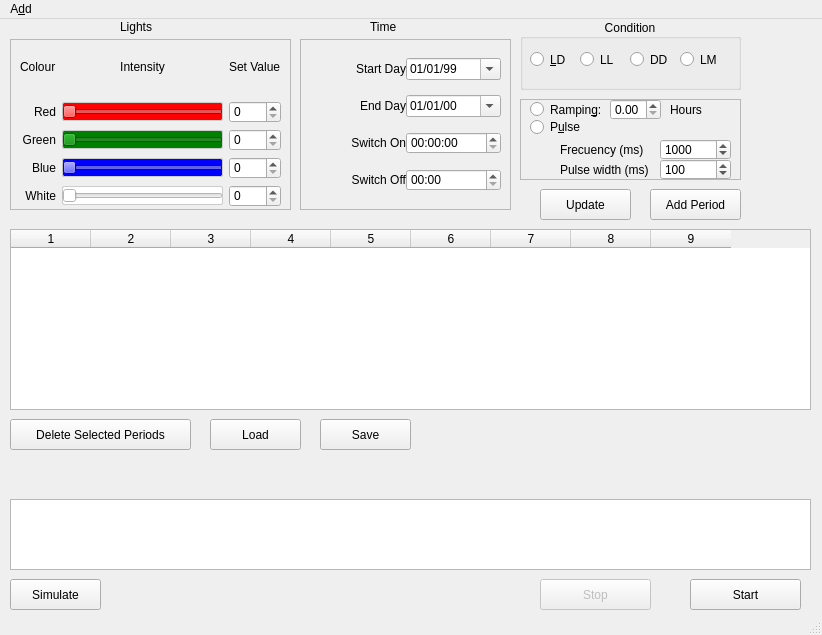
<?xml version="1.0" encoding="UTF-8"?>
<ui version="4.0">
 <class>MainWindow</class>
 <widget class="QMainWindow" name="MainWindow">
  <property name="geometry">
   <rect>
    <x>0</x>
    <y>0</y>
    <width>822</width>
    <height>635</height>
   </rect>
  </property>
  <property name="windowTitle">
   <string>MainWindow</string>
  </property>
  <property name="styleSheet">
   <string notr="true">#horizontalSlider{
     background: red;
  	padding: 1px;
	border-radius: 2px;
	border: 1px solid #ccc;
	
 }
#horizontalSlider_2{
     background: Green;
  	padding: 1px;
	border-radius: 2px;
	border: 1px solid #ccc;
 }
#horizontalSlider_3{
     background: Blue;
  	padding: 1px;
	border-radius: 2px;
	border: 1px solid #ccc;
 }

#horizontalSlider_4{
     background: white;
  	padding: 1px;
	border-radius: 2px;
	border: 1px solid #ccc;
 }

</string>
  </property>
  <widget class="QWidget" name="centralwidget">
   <widget class="QPushButton" name="buttonAddPeriod">
    <property name="geometry">
     <rect>
      <x>650</x>
      <y>170</y>
      <width>91</width>
      <height>31</height>
     </rect>
    </property>
    <property name="text">
     <string>Add Period</string>
    </property>
   </widget>
   <widget class="QPushButton" name="buttonStart">
    <property name="geometry">
     <rect>
      <x>690</x>
      <y>560</y>
      <width>111</width>
      <height>31</height>
     </rect>
    </property>
    <property name="text">
     <string>Start</string>
    </property>
    <property name="autoDefault">
     <bool>false</bool>
    </property>
    <property name="default">
     <bool>false</bool>
    </property>
    <property name="flat">
     <bool>false</bool>
    </property>
   </widget>
   <widget class="QPushButton" name="buttonSave">
    <property name="geometry">
     <rect>
      <x>320</x>
      <y>400</y>
      <width>91</width>
      <height>31</height>
     </rect>
    </property>
    <property name="text">
     <string>Save</string>
    </property>
   </widget>
   <widget class="QTableWidget" name="tableWidget">
    <property name="geometry">
     <rect>
      <x>10</x>
      <y>210</y>
      <width>801</width>
      <height>181</height>
     </rect>
    </property>
    <property name="alternatingRowColors">
     <bool>true</bool>
    </property>
    <property name="selectionBehavior">
     <enum>QAbstractItemView::SelectRows</enum>
    </property>
    <property name="rowCount">
     <number>0</number>
    </property>
    <property name="columnCount">
     <number>9</number>
    </property>
    <attribute name="horizontalHeaderDefaultSectionSize">
     <number>80</number>
    </attribute>
    <attribute name="verticalHeaderVisible">
     <bool>true</bool>
    </attribute>
    <column/>
    <column/>
    <column/>
    <column/>
    <column/>
    <column/>
    <column/>
    <column/>
    <column/>
   </widget>
   <widget class="QGraphicsView" name="graphicsView">
    <property name="geometry">
     <rect>
      <x>10</x>
      <y>480</y>
      <width>801</width>
      <height>71</height>
     </rect>
    </property>
   </widget>
   <widget class="QPushButton" name="buttonLoad">
    <property name="geometry">
     <rect>
      <x>210</x>
      <y>400</y>
      <width>91</width>
      <height>31</height>
     </rect>
    </property>
    <property name="text">
     <string>Load</string>
    </property>
   </widget>
   <widget class="QGroupBox" name="groupBox">
    <property name="enabled">
     <bool>true</bool>
    </property>
    <property name="geometry">
     <rect>
      <x>520</x>
      <y>0</y>
      <width>221</width>
      <height>71</height>
     </rect>
    </property>
    <property name="title">
     <string>Condition</string>
    </property>
    <property name="alignment">
     <set>Qt::AlignCenter</set>
    </property>
    <property name="flat">
     <bool>false</bool>
    </property>
    <property name="checkable">
     <bool>false</bool>
    </property>
    <widget class="QRadioButton" name="radioButton">
     <property name="geometry">
      <rect>
       <x>10</x>
       <y>30</y>
       <width>41</width>
       <height>21</height>
      </rect>
     </property>
     <property name="text">
      <string>&amp;LD</string>
     </property>
    </widget>
    <widget class="QRadioButton" name="radioButton_2">
     <property name="geometry">
      <rect>
       <x>60</x>
       <y>30</y>
       <width>41</width>
       <height>21</height>
      </rect>
     </property>
     <property name="text">
      <string>LL</string>
     </property>
    </widget>
    <widget class="QRadioButton" name="radioButton_3">
     <property name="geometry">
      <rect>
       <x>110</x>
       <y>30</y>
       <width>51</width>
       <height>21</height>
      </rect>
     </property>
     <property name="text">
      <string>DD</string>
     </property>
    </widget>
    <widget class="QRadioButton" name="radioButton_6">
     <property name="geometry">
      <rect>
       <x>160</x>
       <y>30</y>
       <width>41</width>
       <height>21</height>
      </rect>
     </property>
     <property name="text">
      <string>LM</string>
     </property>
    </widget>
   </widget>
   <widget class="QLabel" name="label">
    <property name="geometry">
     <rect>
      <x>280</x>
      <y>450</y>
      <width>191</width>
      <height>21</height>
     </rect>
    </property>
    <property name="text">
     <string/>
    </property>
   </widget>
   <widget class="QPushButton" name="buttonDel">
    <property name="geometry">
     <rect>
      <x>10</x>
      <y>400</y>
      <width>181</width>
      <height>31</height>
     </rect>
    </property>
    <property name="text">
     <string>Delete Selected Periods</string>
    </property>
   </widget>
   <widget class="QPushButton" name="buttonStop">
    <property name="enabled">
     <bool>false</bool>
    </property>
    <property name="geometry">
     <rect>
      <x>540</x>
      <y>560</y>
      <width>111</width>
      <height>31</height>
     </rect>
    </property>
    <property name="text">
     <string>Stop</string>
    </property>
   </widget>
   <widget class="QPushButton" name="buttonSim">
    <property name="geometry">
     <rect>
      <x>10</x>
      <y>560</y>
      <width>91</width>
      <height>31</height>
     </rect>
    </property>
    <property name="text">
     <string>Simulate</string>
    </property>
   </widget>
   <widget class="QPushButton" name="buttonUpdate">
    <property name="geometry">
     <rect>
      <x>540</x>
      <y>170</y>
      <width>91</width>
      <height>31</height>
     </rect>
    </property>
    <property name="text">
     <string>Update</string>
    </property>
   </widget>
   <widget class="QDoubleSpinBox" name="doubleSpinBox">
    <property name="geometry">
     <rect>
      <x>610</x>
      <y>80</y>
      <width>51</width>
      <height>21</height>
     </rect>
    </property>
   </widget>
   <widget class="QLabel" name="label_13">
    <property name="geometry">
     <rect>
      <x>670</x>
      <y>80</y>
      <width>41</width>
      <height>21</height>
     </rect>
    </property>
    <property name="text">
     <string>Hours </string>
    </property>
   </widget>
   <widget class="QRadioButton" name="radioButton_4">
    <property name="geometry">
     <rect>
      <x>530</x>
      <y>80</y>
      <width>81</width>
      <height>21</height>
     </rect>
    </property>
    <property name="text">
     <string>Rampin&amp;g:</string>
    </property>
   </widget>
   <widget class="QRadioButton" name="radioButton_5">
    <property name="geometry">
     <rect>
      <x>530</x>
      <y>100</y>
      <width>61</width>
      <height>16</height>
     </rect>
    </property>
    <property name="text">
     <string>P&amp;ulse</string>
    </property>
   </widget>
   <widget class="QSpinBox" name="spinBox_5">
    <property name="geometry">
     <rect>
      <x>660</x>
      <y>120</y>
      <width>71</width>
      <height>21</height>
     </rect>
    </property>
    <property name="maximum">
     <number>100000000</number>
    </property>
    <property name="value">
     <number>1000</number>
    </property>
   </widget>
   <widget class="QSpinBox" name="spinBox_6">
    <property name="geometry">
     <rect>
      <x>660</x>
      <y>140</y>
      <width>71</width>
      <height>21</height>
     </rect>
    </property>
    <property name="maximum">
     <number>1000000000</number>
    </property>
    <property name="value">
     <number>100</number>
    </property>
   </widget>
   <widget class="QLabel" name="label_14">
    <property name="geometry">
     <rect>
      <x>560</x>
      <y>120</y>
      <width>91</width>
      <height>21</height>
     </rect>
    </property>
    <property name="text">
     <string>Frecuency (ms)</string>
    </property>
   </widget>
   <widget class="QLabel" name="label_15">
    <property name="geometry">
     <rect>
      <x>560</x>
      <y>140</y>
      <width>101</width>
      <height>21</height>
     </rect>
    </property>
    <property name="text">
     <string>Pulse width (ms)</string>
    </property>
   </widget>
   <widget class="QFrame" name="frame">
    <property name="geometry">
     <rect>
      <x>520</x>
      <y>80</y>
      <width>221</width>
      <height>81</height>
     </rect>
    </property>
    <property name="frameShape">
     <enum>QFrame::StyledPanel</enum>
    </property>
    <property name="frameShadow">
     <enum>QFrame::Sunken</enum>
    </property>
   </widget>
   <widget class="QFrame" name="frame_2">
    <property name="geometry">
     <rect>
      <x>300</x>
      <y>20</y>
      <width>211</width>
      <height>171</height>
     </rect>
    </property>
    <property name="frameShape">
     <enum>QFrame::StyledPanel</enum>
    </property>
    <property name="frameShadow">
     <enum>QFrame::Raised</enum>
    </property>
    <widget class="QWidget" name="gridLayoutWidget_2">
     <property name="geometry">
      <rect>
       <x>10</x>
       <y>10</y>
       <width>191</width>
       <height>151</height>
      </rect>
     </property>
     <layout class="QGridLayout" name="gridLayout_2">
      <property name="horizontalSpacing">
       <number>0</number>
      </property>
      <item row="3" column="1">
       <widget class="QTimeEdit" name="timeEdit_2">
        <property name="locale">
         <locale language="English" country="Germany"/>
        </property>
        <property name="displayFormat">
         <string notr="true">HH:mm</string>
        </property>
       </widget>
      </item>
      <item row="1" column="1">
       <widget class="QDateTimeEdit" name="dateTimeEdit_2">
        <property name="displayFormat">
         <string>dd/MM/yy</string>
        </property>
        <property name="calendarPopup">
         <bool>true</bool>
        </property>
       </widget>
      </item>
      <item row="2" column="0" alignment="Qt::AlignRight|Qt::AlignVCenter">
       <widget class="QLabel" name="label_6">
        <property name="text">
         <string>Switch On</string>
        </property>
        <property name="alignment">
         <set>Qt::AlignRight|Qt::AlignTrailing|Qt::AlignVCenter</set>
        </property>
        <property name="margin">
         <number>5</number>
        </property>
       </widget>
      </item>
      <item row="3" column="0" alignment="Qt::AlignRight|Qt::AlignVCenter">
       <widget class="QLabel" name="label_7">
        <property name="text">
         <string>Switch Off</string>
        </property>
        <property name="alignment">
         <set>Qt::AlignRight|Qt::AlignTrailing|Qt::AlignVCenter</set>
        </property>
        <property name="margin">
         <number>5</number>
        </property>
       </widget>
      </item>
      <item row="2" column="1">
       <widget class="QTimeEdit" name="timeEdit"/>
      </item>
      <item row="1" column="0" alignment="Qt::AlignRight|Qt::AlignVCenter">
       <widget class="QLabel" name="label_9">
        <property name="text">
         <string>End Day</string>
        </property>
        <property name="alignment">
         <set>Qt::AlignRight|Qt::AlignTrailing|Qt::AlignVCenter</set>
        </property>
        <property name="margin">
         <number>5</number>
        </property>
       </widget>
      </item>
      <item row="0" column="1">
       <widget class="QDateTimeEdit" name="dateTimeEdit">
        <property name="minimumSize">
         <size>
          <width>30</width>
          <height>0</height>
         </size>
        </property>
        <property name="date">
         <date>
          <year>1999</year>
          <month>1</month>
          <day>1</day>
         </date>
        </property>
        <property name="maximumDateTime">
         <datetime>
          <hour>23</hour>
          <minute>59</minute>
          <second>59</second>
          <year>7999</year>
          <month>12</month>
          <day>31</day>
         </datetime>
        </property>
        <property name="minimumDateTime">
         <datetime>
          <hour>0</hour>
          <minute>0</minute>
          <second>0</second>
          <year>1752</year>
          <month>9</month>
          <day>14</day>
         </datetime>
        </property>
        <property name="currentSection">
         <enum>QDateTimeEdit::DaySection</enum>
        </property>
        <property name="displayFormat">
         <string>dd/MM/yy</string>
        </property>
        <property name="calendarPopup">
         <bool>true</bool>
        </property>
       </widget>
      </item>
      <item row="0" column="0">
       <widget class="QLabel" name="label_8">
        <property name="styleSheet">
         <string notr="true"/>
        </property>
        <property name="text">
         <string>Start Day</string>
        </property>
        <property name="alignment">
         <set>Qt::AlignRight|Qt::AlignTrailing|Qt::AlignVCenter</set>
        </property>
        <property name="margin">
         <number>5</number>
        </property>
       </widget>
      </item>
     </layout>
    </widget>
   </widget>
   <widget class="QFrame" name="frame_3">
    <property name="geometry">
     <rect>
      <x>10</x>
      <y>20</y>
      <width>281</width>
      <height>171</height>
     </rect>
    </property>
    <property name="frameShape">
     <enum>QFrame::StyledPanel</enum>
    </property>
    <property name="frameShadow">
     <enum>QFrame::Raised</enum>
    </property>
    <widget class="QWidget" name="gridLayoutWidget">
     <property name="geometry">
      <rect>
       <x>10</x>
       <y>0</y>
       <width>261</width>
       <height>168</height>
      </rect>
     </property>
     <layout class="QGridLayout" name="gridLayout">
      <item row="7" column="5">
       <widget class="QSlider" name="horizontalSlider_3">
        <property name="maximum">
         <number>255</number>
        </property>
        <property name="orientation">
         <enum>Qt::Horizontal</enum>
        </property>
       </widget>
      </item>
      <item row="3" column="5">
       <widget class="QSlider" name="horizontalSlider">
        <property name="enabled">
         <bool>true</bool>
        </property>
        <property name="styleSheet">
         <string notr="true"/>
        </property>
        <property name="maximum">
         <number>255</number>
        </property>
        <property name="orientation">
         <enum>Qt::Horizontal</enum>
        </property>
        <property name="tickPosition">
         <enum>QSlider::NoTicks</enum>
        </property>
       </widget>
      </item>
      <item row="5" column="4">
       <widget class="QLabel" name="label_3">
        <property name="text">
         <string>Green</string>
        </property>
        <property name="alignment">
         <set>Qt::AlignRight|Qt::AlignTrailing|Qt::AlignVCenter</set>
        </property>
        <property name="margin">
         <number>5</number>
        </property>
       </widget>
      </item>
      <item row="7" column="4">
       <widget class="QLabel" name="label_4">
        <property name="text">
         <string>Blue</string>
        </property>
        <property name="alignment">
         <set>Qt::AlignRight|Qt::AlignTrailing|Qt::AlignVCenter</set>
        </property>
        <property name="margin">
         <number>5</number>
        </property>
       </widget>
      </item>
      <item row="5" column="5">
       <widget class="QSlider" name="horizontalSlider_2">
        <property name="maximum">
         <number>255</number>
        </property>
        <property name="orientation">
         <enum>Qt::Horizontal</enum>
        </property>
       </widget>
      </item>
      <item row="0" column="5" alignment="Qt::AlignHCenter">
       <widget class="QLabel" name="label_11">
        <property name="text">
         <string>Intensity</string>
        </property>
        <property name="alignment">
         <set>Qt::AlignCenter</set>
        </property>
       </widget>
      </item>
      <item row="5" column="7">
       <widget class="QSpinBox" name="spinBox_2">
        <property name="maximum">
         <number>255</number>
        </property>
       </widget>
      </item>
      <item row="8" column="7">
       <widget class="QSpinBox" name="spinBox_4">
        <property name="maximum">
         <number>255</number>
        </property>
       </widget>
      </item>
      <item row="8" column="5">
       <widget class="QSlider" name="horizontalSlider_4">
        <property name="maximum">
         <number>255</number>
        </property>
        <property name="orientation">
         <enum>Qt::Horizontal</enum>
        </property>
       </widget>
      </item>
      <item row="0" column="4">
       <widget class="QLabel" name="label_10">
        <property name="text">
         <string>Colour</string>
        </property>
       </widget>
      </item>
      <item row="8" column="4">
       <widget class="QLabel" name="label_5">
        <property name="text">
         <string>White</string>
        </property>
        <property name="alignment">
         <set>Qt::AlignRight|Qt::AlignTrailing|Qt::AlignVCenter</set>
        </property>
        <property name="margin">
         <number>5</number>
        </property>
       </widget>
      </item>
      <item row="7" column="7">
       <widget class="QSpinBox" name="spinBox_3">
        <property name="maximum">
         <number>255</number>
        </property>
       </widget>
      </item>
      <item row="0" column="7">
       <widget class="QLabel" name="label_12">
        <property name="text">
         <string>Set Value</string>
        </property>
       </widget>
      </item>
      <item row="3" column="4">
       <widget class="QLabel" name="label_2">
        <property name="text">
         <string>Red</string>
        </property>
        <property name="alignment">
         <set>Qt::AlignRight|Qt::AlignTrailing|Qt::AlignVCenter</set>
        </property>
        <property name="margin">
         <number>5</number>
        </property>
       </widget>
      </item>
      <item row="3" column="7">
       <widget class="QSpinBox" name="spinBox">
        <property name="maximum">
         <number>255</number>
        </property>
       </widget>
      </item>
     </layout>
    </widget>
   </widget>
   <widget class="QLabel" name="label_16">
    <property name="geometry">
     <rect>
      <x>120</x>
      <y>0</y>
      <width>58</width>
      <height>16</height>
     </rect>
    </property>
    <property name="text">
     <string>Lights</string>
    </property>
   </widget>
   <widget class="QLabel" name="label_17">
    <property name="geometry">
     <rect>
      <x>370</x>
      <y>0</y>
      <width>58</width>
      <height>16</height>
     </rect>
    </property>
    <property name="text">
     <string>Time</string>
    </property>
   </widget>
   <zorder>frame_3</zorder>
   <zorder>frame_2</zorder>
   <zorder>frame</zorder>
   <zorder>buttonAddPeriod</zorder>
   <zorder>buttonStart</zorder>
   <zorder>buttonSave</zorder>
   <zorder>tableWidget</zorder>
   <zorder>graphicsView</zorder>
   <zorder>buttonLoad</zorder>
   <zorder>groupBox</zorder>
   <zorder>label</zorder>
   <zorder>buttonDel</zorder>
   <zorder>buttonStop</zorder>
   <zorder>buttonSim</zorder>
   <zorder>buttonUpdate</zorder>
   <zorder>doubleSpinBox</zorder>
   <zorder>label_13</zorder>
   <zorder>radioButton_4</zorder>
   <zorder>radioButton_5</zorder>
   <zorder>spinBox_5</zorder>
   <zorder>spinBox_6</zorder>
   <zorder>label_14</zorder>
   <zorder>label_15</zorder>
   <zorder>label_16</zorder>
   <zorder>label_17</zorder>
  </widget>
  <widget class="QMenuBar" name="menubar">
   <property name="geometry">
    <rect>
     <x>0</x>
     <y>0</y>
     <width>822</width>
     <height>21</height>
    </rect>
   </property>
   <widget class="QMenu" name="menuPreferences">
    <property name="title">
     <string>A&amp;dd</string>
    </property>
    <addaction name="actionAdd_new_incubator"/>
   </widget>
   <addaction name="menuPreferences"/>
  </widget>
  <widget class="QStatusBar" name="statusbar"/>
  <action name="actionAdd_new_incubator">
   <property name="text">
    <string>&amp;Add new incubator</string>
   </property>
  </action>
 </widget>
 <resources/>
 <connections>
  <connection>
   <sender>horizontalSlider</sender>
   <signal>valueChanged(int)</signal>
   <receiver>spinBox</receiver>
   <slot>setValue(int)</slot>
   <hints>
    <hint type="sourcelabel">
     <x>125</x>
     <y>146</y>
    </hint>
    <hint type="destinationlabel">
     <x>206</x>
     <y>190</y>
    </hint>
   </hints>
  </connection>
  <connection>
   <sender>horizontalSlider_2</sender>
   <signal>valueChanged(int)</signal>
   <receiver>spinBox_2</receiver>
   <slot>setValue(int)</slot>
   <hints>
    <hint type="sourcelabel">
     <x>133</x>
     <y>154</y>
    </hint>
    <hint type="destinationlabel">
     <x>243</x>
     <y>154</y>
    </hint>
   </hints>
  </connection>
  <connection>
   <sender>spinBox</sender>
   <signal>valueChanged(int)</signal>
   <receiver>horizontalSlider</receiver>
   <slot>setValue(int)</slot>
   <hints>
    <hint type="sourcelabel">
     <x>243</x>
     <y>121</y>
    </hint>
    <hint type="destinationlabel">
     <x>133</x>
     <y>121</y>
    </hint>
   </hints>
  </connection>
  <connection>
   <sender>horizontalSlider_3</sender>
   <signal>valueChanged(int)</signal>
   <receiver>spinBox_3</receiver>
   <slot>setValue(int)</slot>
   <hints>
    <hint type="sourcelabel">
     <x>133</x>
     <y>187</y>
    </hint>
    <hint type="destinationlabel">
     <x>243</x>
     <y>187</y>
    </hint>
   </hints>
  </connection>
  <connection>
   <sender>horizontalSlider_4</sender>
   <signal>valueChanged(int)</signal>
   <receiver>spinBox_4</receiver>
   <slot>setValue(int)</slot>
   <hints>
    <hint type="sourcelabel">
     <x>133</x>
     <y>220</y>
    </hint>
    <hint type="destinationlabel">
     <x>243</x>
     <y>220</y>
    </hint>
   </hints>
  </connection>
  <connection>
   <sender>spinBox_2</sender>
   <signal>valueChanged(int)</signal>
   <receiver>horizontalSlider_2</receiver>
   <slot>setValue(int)</slot>
   <hints>
    <hint type="sourcelabel">
     <x>243</x>
     <y>154</y>
    </hint>
    <hint type="destinationlabel">
     <x>133</x>
     <y>154</y>
    </hint>
   </hints>
  </connection>
  <connection>
   <sender>spinBox_3</sender>
   <signal>valueChanged(int)</signal>
   <receiver>horizontalSlider_3</receiver>
   <slot>setValue(int)</slot>
   <hints>
    <hint type="sourcelabel">
     <x>243</x>
     <y>187</y>
    </hint>
    <hint type="destinationlabel">
     <x>133</x>
     <y>187</y>
    </hint>
   </hints>
  </connection>
  <connection>
   <sender>spinBox_4</sender>
   <signal>valueChanged(int)</signal>
   <receiver>horizontalSlider_4</receiver>
   <slot>setValue(int)</slot>
   <hints>
    <hint type="sourcelabel">
     <x>243</x>
     <y>220</y>
    </hint>
    <hint type="destinationlabel">
     <x>133</x>
     <y>220</y>
    </hint>
   </hints>
  </connection>
  <connection>
   <sender>radioButton_2</sender>
   <signal>clicked()</signal>
   <receiver>timeEdit</receiver>
   <slot>hide()</slot>
   <hints>
    <hint type="sourcelabel">
     <x>165</x>
     <y>223</y>
    </hint>
    <hint type="destinationlabel">
     <x>464</x>
     <y>146</y>
    </hint>
   </hints>
  </connection>
  <connection>
   <sender>radioButton_2</sender>
   <signal>clicked()</signal>
   <receiver>timeEdit_2</receiver>
   <slot>hide()</slot>
   <hints>
    <hint type="sourcelabel">
     <x>165</x>
     <y>223</y>
    </hint>
    <hint type="destinationlabel">
     <x>464</x>
     <y>183</y>
    </hint>
   </hints>
  </connection>
  <connection>
   <sender>radioButton_3</sender>
   <signal>clicked()</signal>
   <receiver>timeEdit</receiver>
   <slot>hide()</slot>
   <hints>
    <hint type="sourcelabel">
     <x>285</x>
     <y>223</y>
    </hint>
    <hint type="destinationlabel">
     <x>464</x>
     <y>146</y>
    </hint>
   </hints>
  </connection>
  <connection>
   <sender>radioButton_3</sender>
   <signal>clicked()</signal>
   <receiver>timeEdit_2</receiver>
   <slot>hide()</slot>
   <hints>
    <hint type="sourcelabel">
     <x>285</x>
     <y>223</y>
    </hint>
    <hint type="destinationlabel">
     <x>464</x>
     <y>183</y>
    </hint>
   </hints>
  </connection>
  <connection>
   <sender>radioButton</sender>
   <signal>clicked()</signal>
   <receiver>timeEdit</receiver>
   <slot>show()</slot>
   <hints>
    <hint type="sourcelabel">
     <x>165</x>
     <y>223</y>
    </hint>
    <hint type="destinationlabel">
     <x>464</x>
     <y>146</y>
    </hint>
   </hints>
  </connection>
  <connection>
   <sender>radioButton</sender>
   <signal>clicked()</signal>
   <receiver>timeEdit_2</receiver>
   <slot>show()</slot>
   <hints>
    <hint type="sourcelabel">
     <x>165</x>
     <y>223</y>
    </hint>
    <hint type="destinationlabel">
     <x>464</x>
     <y>183</y>
    </hint>
   </hints>
  </connection>
  <connection>
   <sender>radioButton_2</sender>
   <signal>clicked()</signal>
   <receiver>label_6</receiver>
   <slot>hide()</slot>
   <hints>
    <hint type="sourcelabel">
     <x>235</x>
     <y>223</y>
    </hint>
    <hint type="destinationlabel">
     <x>371</x>
     <y>146</y>
    </hint>
   </hints>
  </connection>
  <connection>
   <sender>radioButton_2</sender>
   <signal>clicked()</signal>
   <receiver>label_7</receiver>
   <slot>hide()</slot>
   <hints>
    <hint type="sourcelabel">
     <x>235</x>
     <y>223</y>
    </hint>
    <hint type="destinationlabel">
     <x>371</x>
     <y>183</y>
    </hint>
   </hints>
  </connection>
  <connection>
   <sender>radioButton</sender>
   <signal>clicked()</signal>
   <receiver>label_6</receiver>
   <slot>show()</slot>
   <hints>
    <hint type="sourcelabel">
     <x>165</x>
     <y>223</y>
    </hint>
    <hint type="destinationlabel">
     <x>371</x>
     <y>146</y>
    </hint>
   </hints>
  </connection>
  <connection>
   <sender>radioButton</sender>
   <signal>clicked()</signal>
   <receiver>label_7</receiver>
   <slot>show()</slot>
   <hints>
    <hint type="sourcelabel">
     <x>165</x>
     <y>223</y>
    </hint>
    <hint type="destinationlabel">
     <x>371</x>
     <y>183</y>
    </hint>
   </hints>
  </connection>
  <connection>
   <sender>radioButton_3</sender>
   <signal>clicked()</signal>
   <receiver>label_6</receiver>
   <slot>hide()</slot>
   <hints>
    <hint type="sourcelabel">
     <x>285</x>
     <y>223</y>
    </hint>
    <hint type="destinationlabel">
     <x>371</x>
     <y>146</y>
    </hint>
   </hints>
  </connection>
  <connection>
   <sender>radioButton_3</sender>
   <signal>clicked()</signal>
   <receiver>label_7</receiver>
   <slot>hide()</slot>
   <hints>
    <hint type="sourcelabel">
     <x>285</x>
     <y>223</y>
    </hint>
    <hint type="destinationlabel">
     <x>371</x>
     <y>183</y>
    </hint>
   </hints>
  </connection>
 </connections>
</ui>
